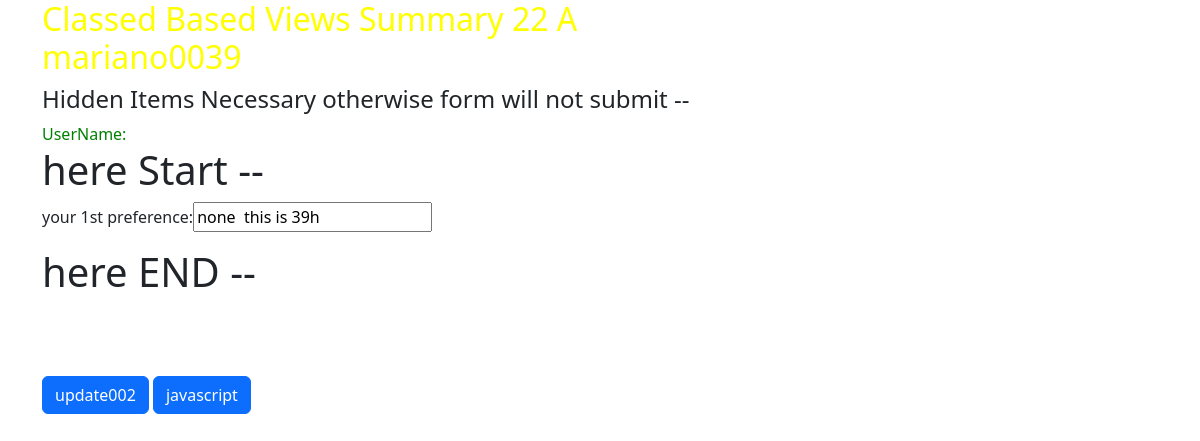
/customer/summary22/ (signed in), run on an earlier commit of the app's database.
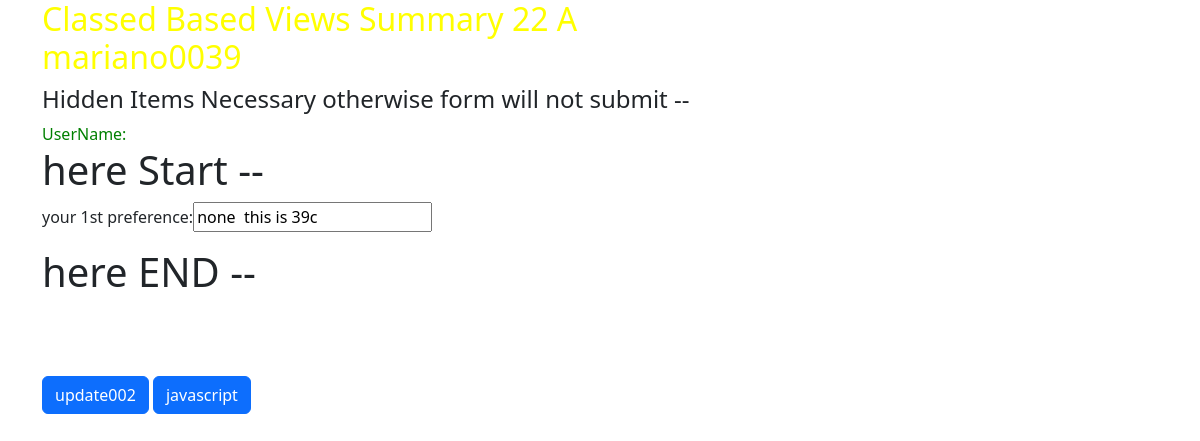
And on a later commit of the database.
### customer/models.py (models this page shows, shortened)
class Customer(models.Model):
    user= models.ForeignKey( User,on_delete=models.SET_NULL,null=True,blank=True )
    preference1=models.CharField(max_length=200, default="not specified")
    userID=models.BigIntegerField(default=0)
    userName=models.CharField(max_length=100, default="?")
    email=models.CharField(max_length=200, default="?")
    firstname=models.CharField(max_length=100, default="?")
    lastname=models.CharField(max_length=100, default="?")
    pass

### customer/views.py (the view)
# urls.py: path('summary22/',views.CustomerSummary22.as_view(),name='nm-customer-summary22'),
class CustomerSummary22(LoginRequiredMixin ,UpdateView):
        form_class = MySummaryForm
        success_url= reverse_lazy("customer:nm-logout")
        template_name='customer/summary22a.html'
        def get_initial(self):
            print("Update View Initial")
        def get_object(self, queryset=None):
            print("*** Update View getObject start")
            user_id = self.request.user.id
            user_name = self.request.user.username
            user_email= self.request.user.email
            user_firstname= self.request.user.first_name
            user_lastname= self.request.user.last_name
            ispost=self.request.POST
            print("ispost=",ispost)
            print("username,email=",user_name,user_email, user_firstname,user_lastname)
            cust=getCustomerAccount(user_id,user_name,user_email,user_firstname,user_lastname)
            return cust

### customer/forms.py
class MySummaryForm(ModelForm):
    class Meta:
        model=Customer
        fields=['userName','preference1']
        labels={ "preference1":"your 1st preference"}
    def __init__(self, *args, **kwargs):
        super(ModelForm, self).__init__(*args, **kwargs)
        self.fields['userName'].widget.attrs['readonly'] = True
        self.fields['userName'].widget = forms.HiddenInput()
    pass

### customer/views.py (called while the page is built)
def getCustomerAccount(uid, uname, email,fname,lname):
    profilecount= Customer.objects.filter(userID=uid).count()
    if profilecount==0:
        cust=Customer(userID=uid, userName=uname,preference1="none",email=email,firstname=fname,lastname=lname )
        cust.save()
        print("added customer account")
        pass
    else:
        cust=Customer.objects.get(userID=uid )
        if cust.userName=="?":
            cust.userName=uname
            cust.save()
        print("no account added since already exists")
    result=Customer.objects.get(userID=uid)
    return result

### customer/templates/customer/summary22a.html (shortened to what this page needs)
{% load static %}
<html lang="en">
<head>
    <link   rel="stylesheet" href="{% static 'customer/style.css' %}">
    <link href="https://cdn.jsdelivr.net/npm/bootstrap@5.3.2/dist/css/bootstrap.min.css" rel="stylesheet">
</head>
<body>
        <div class='container dashedblack'>
            <form method="POST">
                <h2 class="bluefont">
                    Classed Based Views Summary 22 A  <br>
                    {{form.userName.value}}
                </h2>
                <h4> Hidden Items Necessary otherwise form will not submit  --  </h4>
                <div class='hidden'>
                    {{form.userName.label_tag}} {{form.userName}}
                </div>
                <h1> here Start --  </h1>
                <div class='mb-3'>
                    {{form.preference1.label_tag}}{{form.preference1}}
                </div>
                <h1> here END --  </h1>
                <br/><br/><br/>
                <input type="submit" value ="update002"   class= 'btn btn-primary'>
                <input type="button" value ="javascript" class= 'btn btn-primary', id="btnJS">
            </form>
        </div>
</body>
<html>

### customer/static/customer/style.css (style rules this page uses)
.bluefont { color:yellow }
.hidden { color:green }

What changed in the data, as far as the page shows it:
changed Customer "mariano0039": preference1 "none this is 39h" → "none this is 39c"
